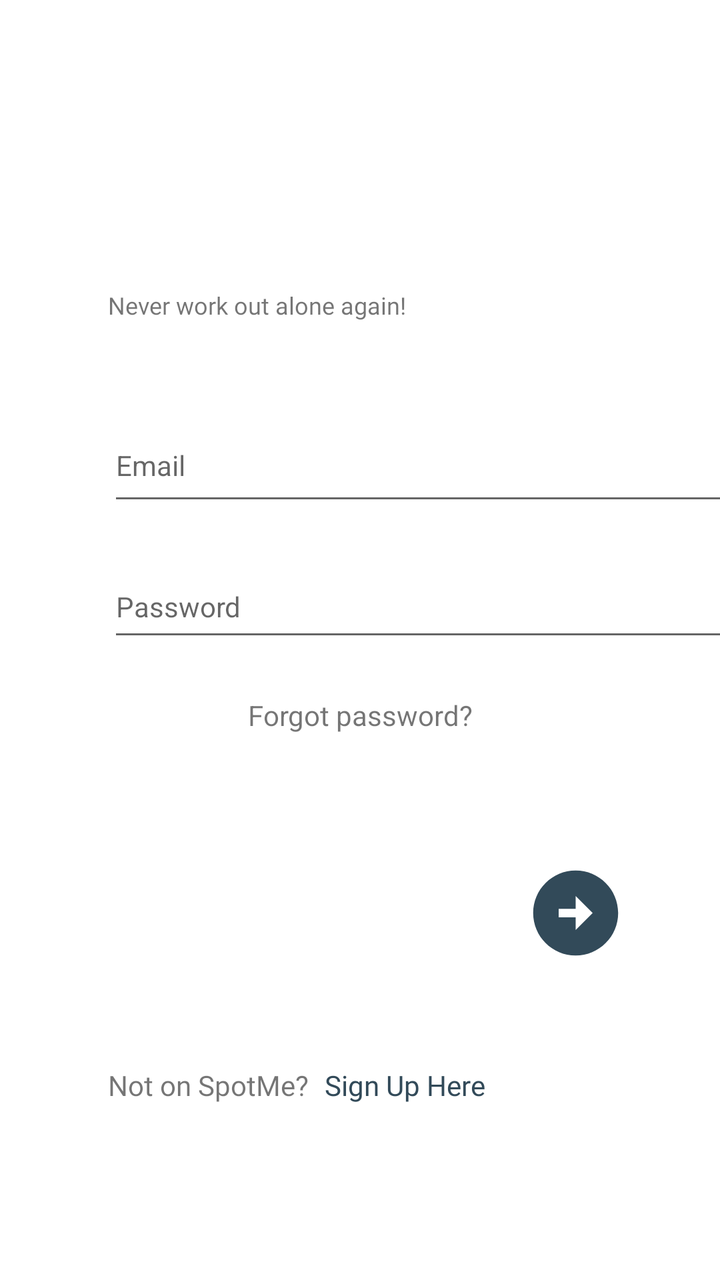
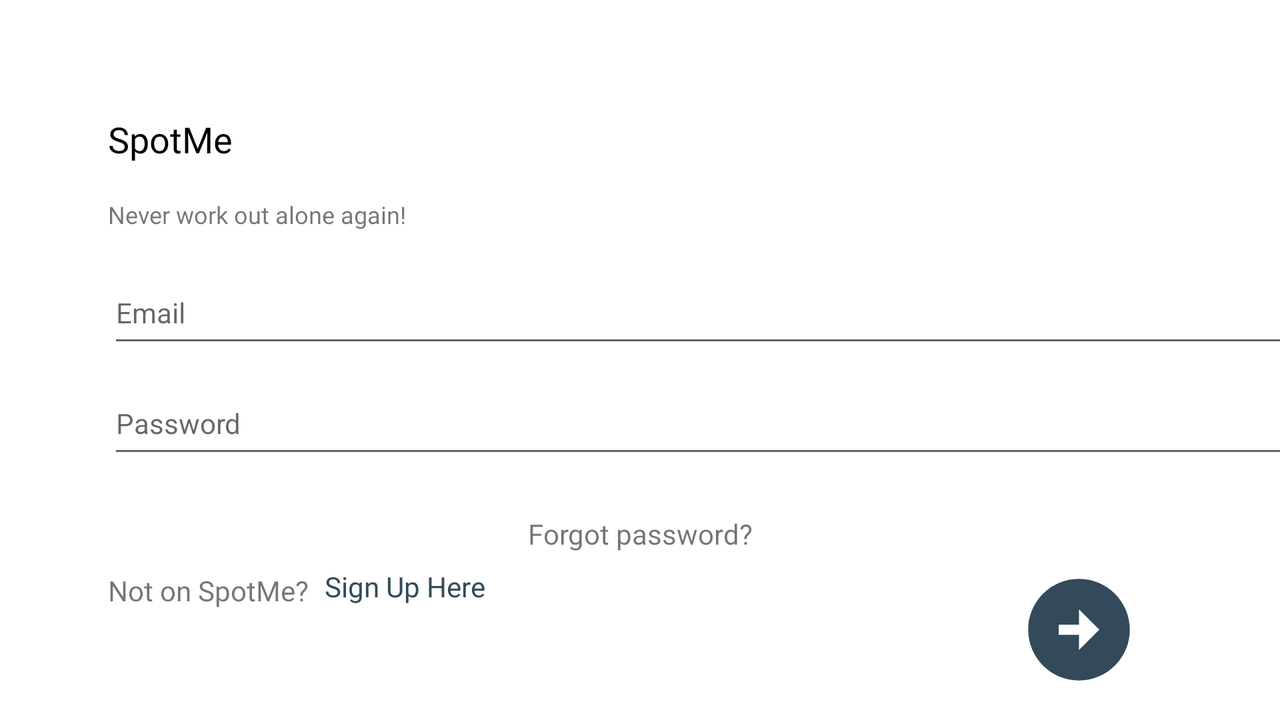

First picture: res/layout/ on a phone held upright. Second picture: the repository's own variant of that layout, on a device whose configuration matches the variant's folder. Source for both follows.
<!-- AndroidManifest.xml: application theme Theme.SpotMe -->
<!-- res/layout/login_activity.xml -->
<?xml version="1.0" encoding="utf-8"?>
<androidx.constraintlayout.widget.ConstraintLayout xmlns:android="http://schemas.android.com/apk/res/android"
    xmlns:app="http://schemas.android.com/apk/res-auto"
    android:layout_width="match_parent"
    android:layout_height="match_parent">

    // Changed to imageView for consistency













    <ImageView
        android:id="@+id/nextBtn"
        android:layout_width="52dp"
        android:layout_height="51dp"
        android:layout_marginTop="64dp"
        android:layout_marginEnd="28dp"
        app:srcCompat="@drawable/ic_next_button"
        android:onClick="signIn"
        app:layout_constraintEnd_toEndOf="parent"
        app:layout_constraintHorizontal_bias="0.934"
        app:layout_constraintStart_toStartOf="parent"
        app:layout_constraintTop_toBottomOf="@id/forgotPwLogin"
        />

    <EditText
        android:id="@+id/editTextTextPassword"
        android:layout_width="310dp"
        android:layout_height="48dp"
        android:layout_marginStart="54dp"
        android:layout_marginTop="20dp"
        android:ems="10"
        android:hint="@string/password"
        android:importantForAutofill="no"
        android:inputType="textPassword"
        android:textSize="14sp"
        app:layout_constraintEnd_toEndOf="parent"
        app:layout_constraintHorizontal_bias="0.0"
        app:layout_constraintStart_toStartOf="parent"
        app:layout_constraintTop_toBottomOf="@id/editTextTextEmailAddressLogin" />

    <EditText
        android:id="@+id/editTextTextEmailAddressLogin"
        android:layout_width="310dp"
        android:layout_height="53dp"
        android:layout_marginStart="54dp"
        android:layout_marginTop="44dp"
        android:ems="10"
        android:hint="@string/email"
        android:importantForAutofill="no"
        android:inputType="textEmailAddress"
        android:textSize="14sp"
        app:layout_constraintEnd_toEndOf="parent"
        app:layout_constraintHorizontal_bias="0.0"
        app:layout_constraintStart_toStartOf="parent"
        app:layout_constraintTop_toBottomOf="@id/sloganLogin" />

    <TextView
        android:id="@+id/forgotPwLogin"
        android:layout_width="wrap_content"
        android:layout_height="wrap_content"
        android:text="@string/forgot_password"
        app:layout_constraintBottom_toBottomOf="parent"
        app:layout_constraintEnd_toEndOf="parent"
        app:layout_constraintStart_toStartOf="parent"
        app:layout_constraintTop_toBottomOf="@id/editTextTextPassword"
        app:layout_constraintVertical_bias="0.076" />

    <TextView
        android:id="@+id/appNameLogin"
        android:layout_width="wrap_content"
        android:layout_height="wrap_content"
        android:layout_marginStart="54dp"
        android:layout_marginTop="100dp"
        android:layout_marginEnd="308dp"
        android:layout_marginBottom="20dp"
        android:fontFamily="@font/poppins_bold"
        android:text="@string/spotme"
        android:textColor="@color/black"
        android:textSize="18sp"
        app:layout_constraintBottom_toTopOf="@+id/sloganLogin"
        app:layout_constraintEnd_toEndOf="parent"
        app:layout_constraintHorizontal_bias="0.0"
        app:layout_constraintStart_toStartOf="parent"
        app:layout_constraintTop_toTopOf="parent"
        app:layout_constraintVertical_chainStyle="spread" />

    <TextView
        android:id="@+id/sloganLogin"
        android:layout_width="wrap_content"
        android:layout_height="wrap_content"
        android:layout_marginStart="54dp"
        android:layout_marginBottom="36dp"
        android:fontFamily="@font/poppins"
        android:text="@string/never_work_out_alone_again"
        android:textSize="12sp"
        app:layout_constraintBottom_toTopOf="@+id/editTextTextEmailAddressLogin"
        app:layout_constraintEnd_toEndOf="parent"
        app:layout_constraintHorizontal_bias="0.0"
        app:layout_constraintStart_toStartOf="parent"
        app:layout_constraintTop_toBottomOf="@+id/appNameLogin"
        app:layout_constraintVertical_bias="0.538"
/>

    <TextView
        android:id="@+id/signUpTv"
        android:layout_width="wrap_content"
        android:layout_height="wrap_content"
        android:layout_marginStart="8dp"
        android:layout_marginBottom="88dp"
        android:clickable="true"
        android:fontFamily="@font/poppins_medium"
        android:text="@string/sign_up_here"
        android:textColor=" #324A59"
        app:layout_constraintBottom_toBottomOf="parent"
        app:layout_constraintStart_toEndOf="@+id/notOnSMTv" />

    <TextView
        android:id="@+id/notOnSMTv"
        android:layout_width="wrap_content"
        android:layout_height="wrap_content"
        android:layout_marginStart="54dp"
        android:layout_marginBottom="88dp"
        android:fontFamily="@font/poppins"
        android:text="@string/not_on_spotme"
        app:layout_constraintBottom_toBottomOf="parent"
        app:layout_constraintEnd_toStartOf="@+id/signUpTv"
        app:layout_constraintHorizontal_bias="1.0"
        app:layout_constraintHorizontal_chainStyle="packed"
        app:layout_constraintStart_toStartOf="parent" />

</androidx.constraintlayout.widget.ConstraintLayout>
<!-- resources referenced by this layout -->
<resources>
  <color name="black">#000000</color>
  <!-- drawable ic_next_button (drawable) -->
  <vector android:height="24dp" android:tint="#324A59"
      android:viewportHeight="24" android:viewportWidth="24"
      android:width="24dp" xmlns:android="http://schemas.android.com/apk/res/android">
      <path android:fillColor="@android:color/white" android:pathData="M22,12c0,-5.52 -4.48,-10 -10,-10S2,6.48 2,12c0,5.52 4.48,10 10,10S22,17.52 22,12zM12,13l-4,0v-2l4,0V8l4,4l-4,4V13z"/>
  </vector>
  <string name="email">Email</string>
  <string name="forgot_password">Forgot password?</string>
  <string name="never_work_out_alone_again">Never work out alone again!</string>
  <string name="not_on_spotme">Not on SpotMe?</string>
  <string name="password">Password</string>
  <string name="sign_up_here">Sign Up Here</string>
  <string name="spotme">SpotMe</string>
  <style name="Theme.SpotMe" parent="Theme.MaterialComponents.DayNight.DarkActionBar">
          
          <item name="colorPrimary">@color/spotMe_darkerBlue</item>
          <item name="colorPrimaryVariant">@color/spotMe_darkBlue</item>
          <item name="colorOnPrimary">@color/white</item>
          
          <item name="colorSecondary">@color/teal_200</item>
          <item name="colorSecondaryVariant">@color/teal_700</item>
          <item name="colorOnSecondary">@color/black</item>
          
          <item name="android:statusBarColor" tools:targetApi="l">?attr/colorPrimaryVariant</item>
          
      </style>
  <color name="spotMe_darkerBlue">#182730</color>
  <color name="spotMe_darkBlue">#324A59</color>
  <color name="white">#FFFFFFFF</color>
  <color name="teal_200">#FF03DAC5</color>
  <color name="teal_700">#FF018786</color>
</resources>
<!-- res/layout-land/login_activity.xml (the repository's variant of the layout above) -->
<!-- drawn on the phone turned sideways -->
<?xml version="1.0" encoding="utf-8"?>
<androidx.constraintlayout.widget.ConstraintLayout xmlns:android="http://schemas.android.com/apk/res/android"
    xmlns:app="http://schemas.android.com/apk/res-auto"
    xmlns:tools="http://schemas.android.com/tools"
    android:layout_width="match_parent"
    android:layout_height="match_parent">

    <ImageView
        android:id="@+id/nextBtn"
        android:layout_width="65dp"
        android:layout_height="61dp"
        android:layout_marginTop="8dp"
        android:layout_marginEnd="28dp"
        app:srcCompat="@drawable/ic_next_button"
        android:onClick="signIn"
        app:layout_constraintEnd_toEndOf="parent"
        app:layout_constraintHorizontal_bias="0.927"
        app:layout_constraintStart_toStartOf="parent"
        app:layout_constraintTop_toBottomOf="@id/forgotPwLogin" />

    <EditText
        android:id="@+id/editTextTextPassword"
        android:layout_width="610dp"
        android:layout_height="48dp"
        android:layout_marginStart="54dp"
        android:layout_marginEnd="54dp"
        android:ems="10"
        android:hint="@string/password"
        android:importantForAutofill="no"
        android:inputType="textPassword"
        android:textSize="14sp"
        app:layout_constraintBottom_toTopOf="@id/forgotPwLogin"
        app:layout_constraintEnd_toEndOf="parent"
        app:layout_constraintHorizontal_bias="0.0"
        app:layout_constraintStart_toStartOf="parent"
        app:layout_constraintTop_toBottomOf="@id/editTextTextEmailAddressLogin" />

    <EditText
        android:id="@+id/editTextTextEmailAddressLogin"
        android:layout_width="610dp"
        android:layout_height="48dp"
        android:layout_marginStart="54dp"
        android:layout_marginTop="8dp"
        android:layout_marginEnd="54dp"
        android:ems="10"
        android:hint="@string/email"
        android:importantForAutofill="no"
        android:inputType="textEmailAddress"
        android:textSize="14sp"
        app:layout_constraintBottom_toTopOf="@id/editTextTextPassword"
        app:layout_constraintEnd_toEndOf="parent"
        app:layout_constraintHorizontal_bias="0.0"
        app:layout_constraintStart_toStartOf="parent"
        app:layout_constraintTop_toBottomOf="@id/sloganLogin" />

    <TextView
        android:id="@+id/forgotPwLogin"
        android:layout_width="wrap_content"
        android:layout_height="wrap_content"
        android:layout_marginTop="16dp"
        android:text="@string/forgot_password"
        app:layout_constraintBottom_toTopOf="@id/signUpTv"
        app:layout_constraintEnd_toEndOf="parent"
        app:layout_constraintStart_toStartOf="parent"
        app:layout_constraintTop_toBottomOf="@id/editTextTextPassword" />

    <TextView
        android:id="@+id/appNameLogin"
        android:layout_width="wrap_content"
        android:layout_height="wrap_content"
        android:layout_marginStart="54dp"
        android:layout_marginTop="50dp"
        android:layout_marginEnd="308dp"
        android:layout_marginBottom="5dp"
        android:fontFamily="@font/poppins_bold"
        android:text="@string/spotme"
        android:textColor="@color/black"
        android:textSize="18sp"
        android:visibility="visible"
        app:layout_constraintBottom_toTopOf="@+id/sloganLogin"
        app:layout_constraintEnd_toEndOf="parent"
        app:layout_constraintHorizontal_bias="0.0"
        app:layout_constraintStart_toStartOf="parent"
        app:layout_constraintTop_toTopOf="parent"
        app:layout_constraintVertical_chainStyle="spread"
        tools:visibility="visible" />

    <TextView
        android:id="@+id/sloganLogin"
        android:layout_width="wrap_content"
        android:layout_height="wrap_content"
        android:layout_marginStart="54dp"
        android:layout_marginTop="5dp"
        android:fontFamily="@font/poppins"
        android:text="@string/never_work_out_alone_again"
        android:textSize="12sp"
        app:layout_constraintBottom_toTopOf="@+id/editTextTextEmailAddressLogin"
        app:layout_constraintEnd_toEndOf="parent"
        app:layout_constraintHorizontal_bias="0.0"
        app:layout_constraintStart_toStartOf="parent"
        app:layout_constraintTop_toBottomOf="@+id/appNameLogin"
        app:layout_constraintVertical_bias="0.538"
        tools:layout_constraintStart_toStartOf="parent"
        tools:visibility="visible" />

    <TextView
        android:id="@+id/signUpTv"
        android:layout_width="wrap_content"
        android:layout_height="wrap_content"
        android:layout_marginStart="8dp"
        android:layout_marginBottom="50dp"
        android:fontFamily="@font/poppins_medium"
        android:text="@string/sign_up_here"
        android:textColor=" #324A59"
        app:layout_constraintBottom_toBottomOf="parent"
        app:layout_constraintStart_toEndOf="@+id/notOnSMTv"
        app:layout_constraintTop_toBottomOf="@id/forgotPwLogin" />

    <TextView
        android:id="@+id/notOnSMTv"
        android:layout_width="wrap_content"
        android:layout_height="wrap_content"
        android:layout_marginStart="54dp"
        android:layout_marginTop="5dp"
        android:layout_marginBottom="50dp"
        android:fontFamily="@font/poppins"
        android:text="@string/not_on_spotme"
        app:layout_constraintBottom_toBottomOf="parent"
        app:layout_constraintEnd_toStartOf="@+id/signUpTv"
        app:layout_constraintHorizontal_bias="1.0"
        app:layout_constraintHorizontal_chainStyle="packed"
        app:layout_constraintStart_toStartOf="parent"
        app:layout_constraintTop_toBottomOf="@id/forgotPwLogin"
        app:layout_constraintVertical_bias="0.457" />


</androidx.constraintlayout.widget.ConstraintLayout>
